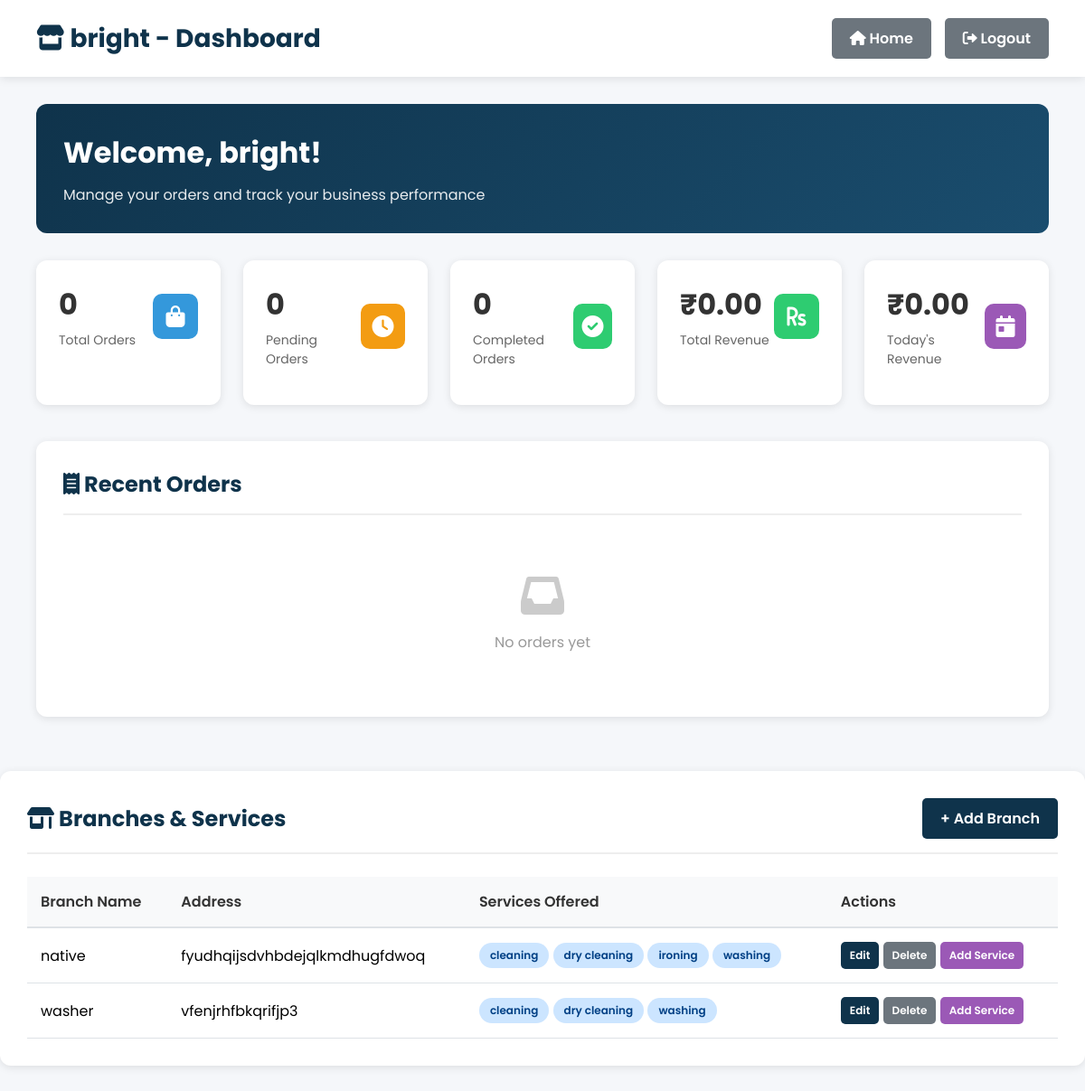
Page /shop/dashboard/ (signed in) on the committed database.
### shop/models.py (models this page shows, shortened)
class LaundryShop(models.Model):
    name = models.CharField(max_length=100, unique=True)
    email = models.EmailField(unique=True)
    password = models.CharField(max_length=128)
    address = models.TextField()
    city = models.CharField(max_length=100, blank=True, null=True)
    latitude = models.CharField(max_length=100, blank=True, null=True)
    longitude = models.CharField(max_length=100, blank=True, null=True)
    is_open = models.BooleanField(default=True)
    is_approved = models.BooleanField(default=False)
    phone = models.CharField(max_length=15)
    image = models.ImageField(upload_to="shops/", blank=True, null=True)
    created_at = models.DateTimeField(auto_now_add=True)

class Branch(models.Model):
    shop = models.ForeignKey(LaundryShop, on_delete=models.CASCADE, related_name='branches')
    name = models.CharField(max_length=150)
    address = models.TextField()
    phone = models.CharField(max_length=50, blank=True, null=True)
    created_at = models.DateTimeField(auto_now_add=True)
    class Meta:
        unique_together = ('shop', 'name')
        ordering = ['name']

class Service(models.Model):
    branch = models.ForeignKey('Branch', on_delete=models.CASCADE, related_name='services')
    name = models.CharField(max_length=120)
    price = models.DecimalField(max_digits=10, decimal_places=2, null=True, blank=True)  # optional
    created_at = models.DateTimeField(auto_now_add=True)
    class Meta:
        unique_together = ('branch', 'name')
        ordering = ['name']

### shop/views.py (the view)
# urls.py: path("shop/dashboard/", views.shop_dashboard, name="shop_dashboard"),
@shop_login_required
def shop_dashboard(request):
    shop_id = request.session.get('shop_id')
    shop = get_object_or_404(LaundryShop, id=shop_id)
    shop_orders = Order.objects.filter(shop=shop).order_by('-created_at')
    total_orders = shop_orders.count()
    pending_orders = shop_orders.filter(cloth_status="Pending").count()
    washing_orders = shop_orders.filter(cloth_status="Washing").count()
    drying_orders = shop_orders.filter(cloth_status="Drying").count()
    ironing_orders = shop_orders.filter(cloth_status="Ironing").count()
    ready_orders = shop_orders.filter(cloth_status="Ready").count()
    completed_orders = shop_orders.filter(cloth_status="Completed").count()
    total_revenue = shop_orders.aggregate(total=Sum('amount'))['total'] or 0
    today_revenue = shop_orders.filter(
        created_at__date=datetime.now().date()
    ).aggregate(total=Sum('amount'))['total'] or 0
    recent_orders = shop_orders.select_related('user')[:10]
    branches = Branch.objects.filter(shop=shop).prefetch_related('services')
    context = {
        'shop': shop,
        'total_orders': total_orders,
        'pending_orders': pending_orders,
        'washing_orders': washing_orders,
        'drying_orders': drying_orders,
        'ironing_orders': ironing_orders,
        'ready_orders': ready_orders,
        'completed_orders': completed_orders,
        'total_revenue': total_revenue,
        'today_revenue': today_revenue,
        'recent_orders': recent_orders,
        'branches': branches,
    }
    return render(request, 'shop_dashboard.html', context)

### shop/views.py (called while the page is built)
def is_shop_logged_in(request):
    return 'shop_id' in request.session

def shop_login_required(view_func):
    from functools import wraps
    @wraps(view_func)
    def wrapper(request, *args, **kwargs):
        if not is_shop_logged_in(request):
            messages.error(request, "Please login to access this page")
            return redirect("shop_login")
        return view_func(request, *args, **kwargs)
    return wrapper

### shop/templates/shop_dashboard.html (shortened to what this page needs)
{% load static %}
<!DOCTYPE html>
<html lang="en">
<head>
    <link rel="stylesheet" href="https://cdnjs.cloudflare.com/ajax/libs/font-awesome/6.0.0-beta3/css/all.min.css">
</head>
<body>
    <div class="shop-header">
        <h1><i class="fas fa-store"></i> {{ shop.name }} - Dashboard</h1>
        <div class="header-actions">
            <a href="{% url 'home' %}" class="btn btn-secondary">
                <i class="fas fa-home"></i> Home
            </a>
            <a href="{% url 'shop_logout' %}" class="btn btn-secondary">
                <i class="fas fa-sign-out-alt"></i> Logout
            </a>
        </div>
    </div>
    <div class="shop-container">
        <div class="welcome-section">
            <h2>Welcome, {{ shop.name }}!</h2>
            <p>Manage your orders and track your business performance</p>
        </div>
        <div class="stats-grid">
            <div class="stat-card">
                <div class="stat-card-header">
                    <div>
                        <div class="stat-card-value">{{ total_orders }}</div>
                        <div class="stat-card-label">Total Orders</div>
                    </div>
                    <div class="stat-card-icon icon-blue">
                        <i class="fas fa-shopping-bag"></i>
                    </div>
                </div>
            </div>
            <div class="stat-card">
                <div class="stat-card-header">
                    <div>
                        <div class="stat-card-value">{{ pending_orders }}</div>
                        <div class="stat-card-label">Pending Orders</div>
                    </div>
                    <div class="stat-card-icon icon-orange">
                        <i class="fas fa-clock"></i>
                    </div>
                </div>
            </div>
            <div class="stat-card">
                <div class="stat-card-header">
                    <div>
                        <div class="stat-card-value">{{ completed_orders }}</div>
                        <div class="stat-card-label">Completed Orders</div>
                    </div>
                    <div class="stat-card-icon icon-green">
                        <i class="fas fa-check-circle"></i>
                    </div>
                </div>
            </div>
            <div class="stat-card">
                <div class="stat-card-header">
                    <div>
                        <div class="stat-card-value">₹{{ total_revenue|floatformat:2 }}</div>
                        <div class="stat-card-label">Total Revenue</div>
                    </div>
                    <div class="stat-card-icon icon-green">
                        <i class="fas fa-rupee-sign"></i>
                    </div>
                </div>
            </div>
            <div class="stat-card">
                <div class="stat-card-header">
                    <div>
                        <div class="stat-card-value">₹{{ today_revenue|floatformat:2 }}</div>
                        <div class="stat-card-label">Today's Revenue</div>
                    </div>
                    <div class="stat-card-icon icon-purple">
                        <i class="fas fa-calendar-day"></i>
                    </div>
                </div>
            </div>
        </div>
        <div class="dashboard-section">
            <div class="section-header">
                <h2><i class="fas fa-receipt"></i> Recent Orders</h2>
            </div>
            {% if recent_orders %}
            <table class="data-table">
                <thead>
                    <tr>
                        <th>Order ID</th>
                        <th>Customer</th>
                        <th>Status</th>
                        <th>Amount</th>
                        <th>Date</th>
                        <th>Action</th>
                    </tr>
                </thead>
                <tbody>
                    {% for order in recent_orders %}
                    <tr>
                        <td>#{{ order.id }}</td>
                        <td>{{ order.user.username }}</td>
                        <td>
                            <span class="status-badge status-{{ order.cloth_status|lower }}">{{ order.cloth_status }}</span>
                        </td>
                        <td>₹{{ order.amount|floatformat:2 }}</td>
                        <td>{{ order.created_at|date:"M d, Y" }}</td>
                        <td>
                            <select class="status-select" id="status-{{ order.id }}">
                                <option value="Pending" {% if order.cloth_status == "Pending" %}selected{% endif %}>Pending</option>
                                <option value="Washing" {% if order.cloth_status == "Washing" %}selected{% endif %}>Washing</option>
                                <option value="Drying" {% if order.cloth_status == "Drying" %}selected{% endif %}>Drying</option>
                                <option value="Ironing" {% if order.cloth_status == "Ironing" %}selected{% endif %}>Ironing</option>
                                <option value="Ready" {% if order.cloth_status == "Ready" %}selected{% endif %}>Ready for Pickup</option>
                                <option value="Completed" {% if order.cloth_status == "Completed" %}selected{% endif %}>Completed</option>
                            </select>
                            <button class="update-btn" onclick="updateOrderStatus({{ order.id }})">
                                Update
                            </button>
                        </td>
                    </tr>
                    {% endfor %}
                </tbody>
            </table>
            {% else %}
            <div class="empty-state">
                <i class="fas fa-inbox"></i>
                <p>No orders yet</p>
            </div>
            {% endif %}
        </div>
    </div>
    <div class="dashboard-section">
        <div class="section-header">
            <h2><i class="fas fa-store-alt"></i> Branches & Services</h2>
            <a href="{% url 'add_branch' %}" class="btn btn-primary">+ Add Branch</a>
        </div>
        {% if branches %}
        <table class="data-table">
            <thead>
                <tr>
                    <th>Branch Name</th>
                    <th>Address</th>
                    <th>Services Offered</th>
                    <th>Actions</th>
                </tr>
            </thead>
            <tbody>
                {% for branch in branches %}
                <tr>
                    <td>{{ branch.name }}</td>
                    <td>{{ branch.address }}</td>
                    <td>
                        {% if branch.services.all %}
                            {% for s in branch.services.all %}
                                <span class="status-badge status-ready">{{ s.name }}</span>
                            {% endfor %}
                        {% else %}
                            <span class="status-badge status-pending">No Services</span>
                        {% endif %}
                    </td>
                    <td>
                        <a href="{% url 'edit_branch' branch.id %}"
                        class="btn btn-primary"
                        style="padding:6px 10px;font-size:12px;">
                        Edit
                        </a>
                        <a href="{% url 'delete_branch' branch.id %}"
                        class="btn btn-secondary"
                        style="padding:6px 10px;font-size:12px;">
                        Delete
                        </a>
                        <a href="{% url 'add_service_branch' branch.id %}"
                        class="btn btn-primary"
                        style="padding:6px 10px;font-size:12px;background:#9b59b6;">
                        Add Service
                        </a>
                    </td>
                </tr>
                {% endfor %}
            </tbody>
        </table>
        {% else %}
        <div class="empty-state">
            <i class="fas fa-map-marker-alt"></i>
            <p>No branches added yet</p>
            <a href="{% url 'add_branch' %}" class="btn btn-primary" style="margin-top:15px;">Add Branch</a>
        </div>
        {% endif %}
    </div>
</body>
</html>

### shop/templates/shop_dashboard.html (style rules this page uses)
* { margin: 0; padding: 0; font-family: "Poppins", sans-serif; box-sizing: border-box; }
body { background: #f5f7fa; }
:root { --primary-color: #0f334bff; --accent-color: #2ecc71; --warning-color: #f39c12; --info-color: #3498db; }
.shop-header { background: white; padding: 20px 40px; box-shadow: 0 2px 10px rgba(0,0,0,0.1); display: flex; justify-content: space-between; align-items: center; position: sticky; top: 0; z-index: 100; }
.shop-header h1 { color: var(--primary-color); font-size: 28px; }
.shop-header .header-actions { display: flex; gap: 15px; align-items: center; }
.btn { padding: 10px 20px; border-radius: 5px; text-decoration: none; font-weight: 600; transition: all 0.3s; border: none; cursor: pointer; display: inline-block; }
.btn-primary { background: var(--primary-color); color: white; }
.btn-secondary { background: #6c757d; color: white; }
.shop-container { max-width: 1400px; margin: 0 auto; padding: 30px 40px; }
.welcome-section { background: linear-gradient(135deg, var(--primary-color) 0%, #1a4d6e 100%); color: white; padding: 30px; border-radius: 12px; margin-bottom: 30px; }
.welcome-section h2 { font-size: 32px; margin-bottom: 10px; }
.welcome-section p { font-size: 16px; opacity: 0.9; }
.stats-grid { display: grid; grid-template-columns: repeat(auto-fit, minmax(200px, 1fr)); gap: 25px; margin-bottom: 40px; }
.stat-card { background: white; padding: 25px; border-radius: 12px; box-shadow: 0 2px 10px rgba(0,0,0,0.1); transition: transform 0.3s, box-shadow 0.3s; }
.stat-card-header { display: flex; justify-content: space-between; align-items: center; margin-bottom: 15px; }
.stat-card-icon { width: 50px; height: 50px; border-radius: 10px; display: flex; align-items: center; justify-content: center; font-size: 24px; color: white; }
.icon-blue { background: var(--info-color); }
.icon-green { background: var(--accent-color); }
.icon-orange { background: var(--warning-color); }
.icon-purple { background: #9b59b6; }
.stat-card-value { font-size: 32px; font-weight: 700; color: #333; margin-bottom: 5px; }
.stat-card-label { color: #666; font-size: 14px; }
.dashboard-section { background: white; padding: 30px; border-radius: 12px; box-shadow: 0 2px 10px rgba(0,0,0,0.1); margin-bottom: 30px; }
.section-header { display: flex; justify-content: space-between; align-items: center; margin-bottom: 25px; padding-bottom: 15px; border-bottom: 2px solid #eee; }
.section-header h2 { color: var(--primary-color); font-size: 24px; }
.data-table { width: 100%; border-collapse: collapse; }
.data-table thead { background: #f8f9fa; }
.data-table th { padding: 15px; text-align: left; font-weight: 600; color: #333; border-bottom: 2px solid #dee2e6; }
.data-table td { padding: 15px; border-bottom: 1px solid #dee2e6; }
.status-badge { padding: 5px 12px; border-radius: 20px; font-size: 12px; font-weight: 600; display: inline-block; }
.status-ready { background: #cce5ff; color: #004085; }
.empty-state { text-align: center; padding: 40px; color: #999; }
.empty-state i { font-size: 48px; margin-bottom: 15px; opacity: 0.5; }

### rows in the picture
LaundryShop: name "bright"
Branch: name "native", address "fyudhqijsdvhbdejqlkmdhugfdwoq"
Service: name "cleaning"
Service: name "dry cleaning"
Service: name "ironing"
Service: name "washing"
Branch: name "washer", address "vfenjrhfbkqrifjp3"
Service: name "cleaning"
Service: name "dry cleaning"
Service: name "washing"

### other values in the picture
{{ total_orders }} "0"
{{ pending_orders }} "0"
{{ completed_orders }} "0"
{{ total_revenue|floatformat:2 }} "0.00"
{{ today_revenue|floatformat:2 }} "0.00"
